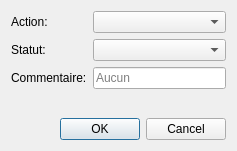
<?xml version="1.0" encoding="UTF-8"?>
<ui version="4.0">
 <class>VueAjouterTache</class>
 <widget class="QDialog" name="VueAjouterTache">
  <property name="geometry">
   <rect>
    <x>0</x>
    <y>0</y>
    <width>237</width>
    <height>151</height>
   </rect>
  </property>
  <property name="windowTitle">
   <string>Ajouter une tâche</string>
  </property>
  <layout class="QVBoxLayout" name="verticalLayout">
   <item>
    <layout class="QFormLayout" name="formLayout">
     <item row="0" column="1">
      <widget class="QComboBox" name="comboAction"/>
     </item>
     <item row="0" column="0">
      <widget class="QLabel" name="etiquetteAction">
       <property name="text">
        <string>Action:</string>
       </property>
      </widget>
     </item>
     <item row="1" column="0">
      <widget class="QLabel" name="etiquetteStatut">
       <property name="text">
        <string>Statut:</string>
       </property>
      </widget>
     </item>
     <item row="1" column="1">
      <widget class="QComboBox" name="comboStatut"/>
     </item>
     <item row="2" column="0">
      <widget class="QLabel" name="etiquetteCommentaire">
       <property name="text">
        <string>Commentaire:</string>
       </property>
      </widget>
     </item>
     <item row="2" column="1">
      <widget class="QLineEdit" name="champCommentaire">
       <property name="placeholderText">
        <string>Aucun</string>
       </property>
      </widget>
     </item>
    </layout>
   </item>
   <item>
    <widget class="QDialogButtonBox" name="buttonBox">
     <property name="orientation">
      <enum>Qt::Horizontal</enum>
     </property>
     <property name="standardButtons">
      <set>QDialogButtonBox::Cancel|QDialogButtonBox::Ok</set>
     </property>
    </widget>
   </item>
  </layout>
 </widget>
 <resources/>
 <connections>
  <connection>
   <sender>buttonBox</sender>
   <signal>accepted()</signal>
   <receiver>VueAjouterTache</receiver>
   <slot>accept()</slot>
   <hints>
    <hint type="sourcelabel">
     <x>248</x>
     <y>254</y>
    </hint>
    <hint type="destinationlabel">
     <x>157</x>
     <y>274</y>
    </hint>
   </hints>
  </connection>
  <connection>
   <sender>buttonBox</sender>
   <signal>rejected()</signal>
   <receiver>VueAjouterTache</receiver>
   <slot>reject()</slot>
   <hints>
    <hint type="sourcelabel">
     <x>316</x>
     <y>260</y>
    </hint>
    <hint type="destinationlabel">
     <x>286</x>
     <y>274</y>
    </hint>
   </hints>
  </connection>
 </connections>
</ui>
